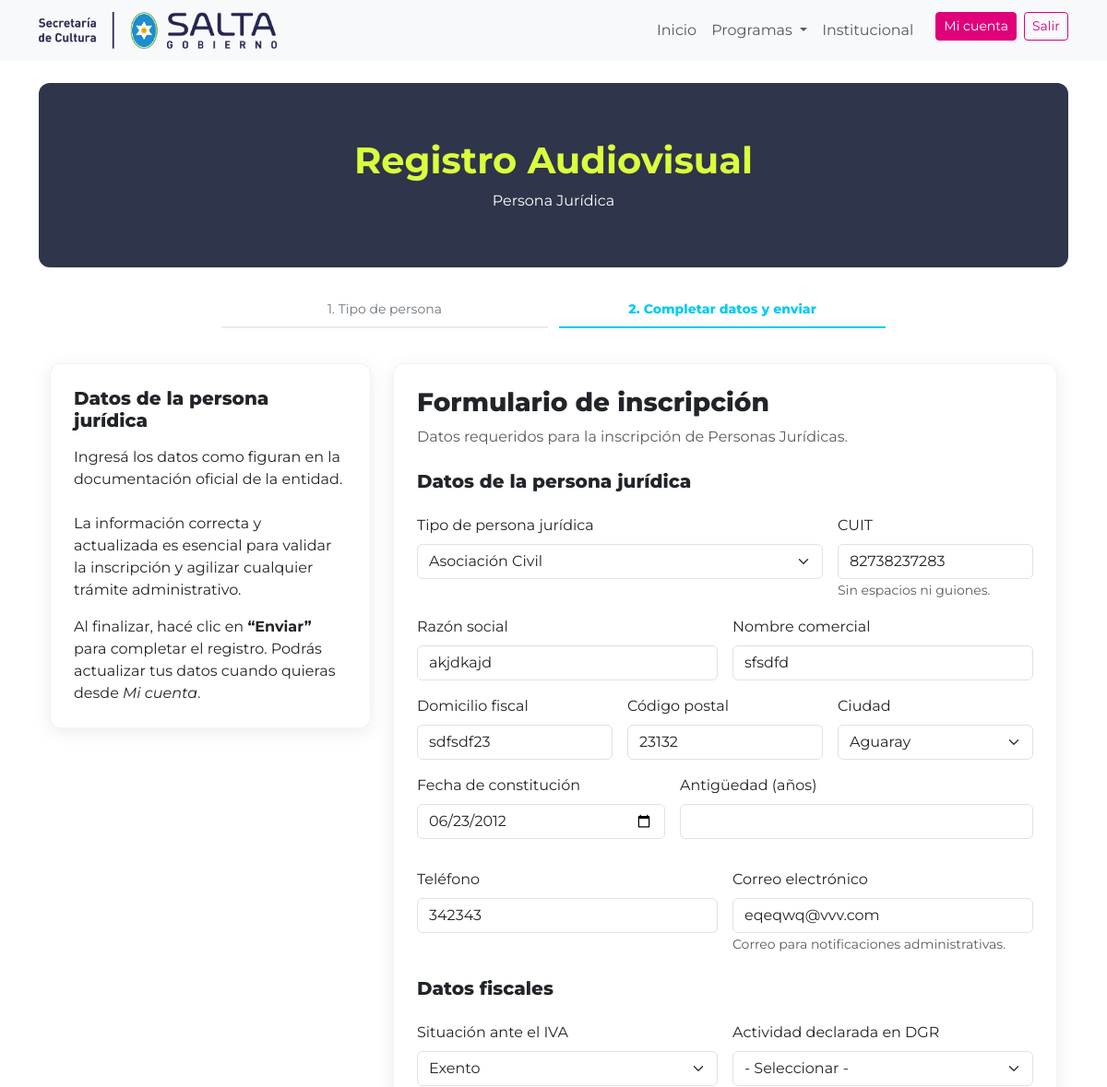
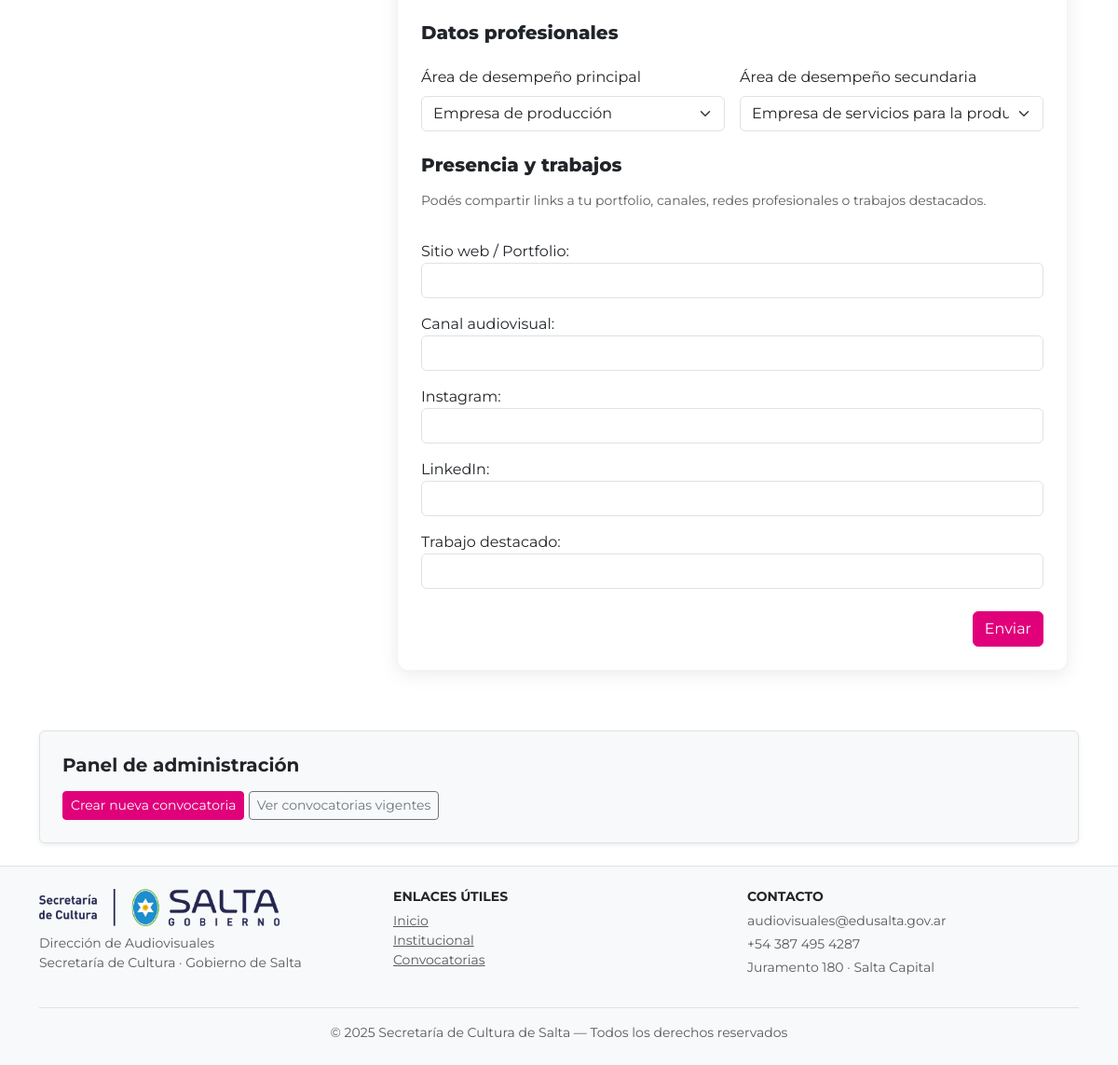
The page /registro/persona-juridica/ (signed in) on the database its author committed (2 pictures, top to bottom).
### registro_audiovisual/models.py (models this page shows, shortened)
class PersonaJuridica(models.Model):
    tipo_persona_juridica = models.CharField(
        max_length=100,
        choices=[
            ("asociacion", "Asociación Civil"),
            ("fundacion", "Fundación"),
            ("empresa", "Empresa"),
            ("cooperativa", "Cooperativa"),
        ]
    )
    cuil_cuit = models.CharField(max_length=20)
    razon_social = models.CharField(max_length=200)
    nombre_comercial = models.CharField(
        max_length=200,
        blank=True,
        null=True
    )
    domicilio_fiscal = models.CharField(max_length=250)
    localidad_fiscal = models.CharField(
        max_length=100,
        choices=LUGARES_RESIDENCIA
    )
    codigo_postal_fiscal = models.CharField(max_length=10)
    situacion_iva = models.CharField(
        max_length=5,
        choices=SITUACION_IVA
    )
    actividad_dgr = models.CharField(
        max_length=10,
        choices=ACTIVIDAD_DGR
    )
    fecha_constitucion = models.DateField()
    antiguedad = models.PositiveIntegerField()
    telefono = models.CharField(max_length=50)
    email = models.EmailField()
    user = models.OneToOneField(
        User,
        on_delete=models.CASCADE,
        related_name="persona_juridica",
        null=True,
        blank=True
    )
    area_desempeno_JJPP_1 = models.CharField(
        max_length=50,
        choices=AREA_DESEMPENO_PPJJ_1,
        verbose_name="Área de desempeño principal"
    )
    area_desempeno_JJPP_2 = models.CharField(
        max_length=50,
        choices=AREA_DESEMPENO_PPJJ_2,
        verbose_name="Área de desempeño secundaria"
    )
    portfolio_web = models.CharField(
        "Sitio web / Portfolio",
        max_length=300,
        blank=True,
        help_text="Sitio web personal, de la productora o portfolio online (Vimeo, Behance, etc.)"
    )
    canal_video = models.CharField(
        "Canal audiovisual",
        max_length=300,
        blank=True,
        help_text="Canal de YouTube, Vimeo u otra plataforma de video"
    )
    instagram = models.CharField(
        "Instagram",
        max_length=300,
        blank=True,
        help_text="Perfil de Instagram profesional"
    )
    linkedin = models.CharField(
        "LinkedIn",
        max_length=300,
        blank=True,
        help_text="Perfil de LinkedIn"
    )
    link_trabajo_destacado = models.CharField(
        "Trabajo destacado",
        max_length=300,
        blank=True,
        help_text="Link a una obra o trabajo audiovisual relevante"
    )
    fecha_creacion = models.DateTimeField(auto_now_add=True)

### registro_audiovisual/views.py (the view)
# urls.py: path("persona-juridica/", views.editar_persona_juridica, name="editar_persona_juridica"),
@login_required(login_url="/usuarios/login/")
def editar_persona_juridica(request):
    user = request.user
    persona_existente = PersonaJuridica.objects.filter(user=user).first()
    if request.method == "POST":
        form = PersonaJuridicaForm(request.POST, instance=persona_existente)
        if form.is_valid():
            persona = form.save()
            persona.user = user
            persona.save(update_fields=["user"])
            return redirect(
                reverse("registro_audiovisual:inscripcion_exitosa")
                + f"?tipo=juridica&id={persona.id}"
            )
    else:
        form = PersonaJuridicaForm(instance=persona_existente)  # 👈 SIN initial
    return render(
        request,
        "registro/editar_persona_juridica.html",
        {"form": form}
    )

### registro_audiovisual/templates/registro/editar_persona_juridica.html (shortened to what this page needs)
{% extends "sitio_publico/base.html" %}
{% load static %}
{% block content %}
<section class="fomento-hero text-center">
  <h1 class="fw-bold mb-2">Registro Audiovisual</h1>
  <p class="text-white mb-0">Persona Jurídica</p>
</section>
<div class="container mt-2">
  <div class="row justify-content-center">
    <div class="col-lg-8">
      <div class="dav-steps">
        <div class="step">1. Tipo de persona</div>
        <div class="step active">2. Completar datos y enviar</div>
      </div>
    </div>
  </div>
</div>
<div class="container py-3">
  <div class="row justify-content-center">
    <div class="col-lg-4 mb-4">
      <div class="dav-card">
        <h5 class="mb-3">Datos de la persona jurídica</h5>
        <p>
          Ingresá los datos como figuran en la documentación oficial de la entidad.<br><br>
          La información correcta y actualizada es esencial para validar la inscripción
          y agilizar cualquier trámite administrativo.
        </p>
        <p class="mb-0">
          Al finalizar, hacé clic en <strong>“Enviar”</strong> para completar el registro.
          Podrás actualizar tus datos cuando quieras desde <em>Mi cuenta</em>.
        </p>
      </div>
    </div>
    <div class="col-lg-8">
      <div class="dav-card">
        <h3 class="mb-2">Formulario de inscripción</h3>
        <p class="text-muted mb-4">
          Datos requeridos para la inscripción de Personas Jurídicas.
        </p>
        <form method="post" class="row g-3">
          <div class="col-12">
            <h5>Datos de la persona jurídica</h5>
          </div>
          <div class="col-md-8">
            <label class="form-label">Tipo de persona jurídica</label>
            {{ form.tipo_persona_juridica }}
          </div>
          <div class="col-md-4">
            <label class="form-label">CUIT</label>
            {{ form.cuil_cuit }}
            <small class="text-muted">Sin espacios ni guiones.</small>
          </div>
          <div class="col-md-6">
            <label class="form-label">Razón social</label>
            {{ form.razon_social }}
          </div>
          <div class="col-md-6">
            <label class="form-label">Nombre comercial</label>
            {{ form.nombre_comercial }}
          </div>
          <div class="col-md-4">
            <label class="form-label">Domicilio fiscal</label>
            {{ form.domicilio_fiscal }}
          </div>
          <div class="col-md-4">
            <label class="form-label">Código postal</label>
            {{ form.codigo_postal_fiscal }}
          </div>
          <div class="col-md-4">
            <label class="form-label">Ciudad</label>
            {{ form.localidad_fiscal }}
          </div>
          <div class="col-md-5">
            <label class="form-label">Fecha de constitución</label>
            {{ form.fecha_constitucion }}
          </div>
          <div class="col-md-7 mb-3">
            <label class="form-label">Antigüedad (años)</label>
              <input
                type="text"
                id="antiguedad_calculada"
                class="form-control"
                readonly
              >
          </div>
          <div class="col-md-6">
            <label class="form-label">Teléfono</label>
            {{ form.telefono }}
          </div>
          <div class="col-md-6">
            <label class="form-label">Correo electrónico</label>
            {{ form.email }}
            <small class="text-muted">
              Correo para notificaciones administrativas.
            </small>
          </div>
          <div class="col-12 mt-4">
            <h5>Datos fiscales</h5>
          </div>
          <div class="col-md-6">
            <label class="form-label">Situación ante el IVA</label>
            {{ form.situacion_iva }}
          </div>
          <div class="col-md-6">
            <label class="form-label">Actividad declarada en DGR</label>
            {{ form.actividad_dgr }}
          </div>
          <div class="col-12 mt-4">
            <h5>Datos profesionales</h5>
          </div>
          <div class="col-md-6">
            <label class="form-label">Área de desempeño principal</label>
            {{ form.area_desempeno_JJPP_1 }}
          </div>
          <div class="col-md-6">
            <label class="form-label">Área de desempeño secundaria</label>
            {{ form.area_desempeno_JJPP_2 }}
          </div>
          <div class="col-12 mt-4">
          <h5 class="mb-3">Presencia y trabajos</h5>
          <p class="text-muted small">
          Podés compartir links a tu portfolio, canales, redes profesionales o trabajos destacados.
          </p>
        </div>
          <div class="col-12">
            {{ form.portfolio_web.label_tag }}
            {{ form.portfolio_web }}
          </div>
          <div class="col-12">
            {{ form.canal_video.label_tag }}
            {{ form.canal_video }}
          </div>
          <div class="col-12">
            {{ form.instagram.label_tag }}
            {{ form.instagram }}
          </div>
          <div class="col-12">
            {{ form.linkedin.label_tag }}
            {{ form.linkedin }}
          </div>
          <div class="col-12">
            {{ form.link_trabajo_destacado.label_tag }}
            {{ form.link_trabajo_destacado }}
          </div>
          <div class="col-12 text-end mt-4">
            <button type="submit" class="btn btn-primary">
              Enviar
            </button>
          </div>
        </form>
      </div>
    </div>
  </div>
</div>
{% endblock %}

### sitio_publico/static/sitio_publico/css/main.css (style rules this page uses)
html, body { font-family: 'Montserrat', sans-serif; }

### sitio_publico/static/sitio_publico/css/ui.css (style rules this page uses)
.fomento-hero { background: #2f354a; color: #dbff3d; border-radius: 12px; padding: 60px 35px; margin-bottom: 35px; }
.dav-card { background: #fff; border-radius: 12px; padding: 25px; box-shadow: 0 4px 20px rgba(0, 0, 0, 0.08); border: 1px solid rgba(0, 0, 0, 0.05); }
.dav-card h3, .dav-card h5 { font-weight: 800; }
.dav-steps { display: flex; justify-content: space-between; gap: 12px; margin-bottom: 22px; font-size: 0.875rem; color: #6c757d; }
.dav-steps .step { flex: 1; text-align: center; padding-bottom: 8px; border-bottom: 2px solid #e9ecef; }
.dav-steps .step.active { font-weight: 800; color: #0dcaf0; border-bottom-color: #0dcaf0; }

### rows shown on the page
PersonaJuridica: tipo_persona_juridica "Asociación Civil", cuil_cuit "82738237283", razon_social "akjdkajd", nombre_comercial "sfsdfd", domicilio_fiscal "sdfsdf23", codigo_postal_fiscal "23132", localidad_fiscal "Aguaray", fecha_constitucion "06/23/2012", telefono "342343", email "eqeqwq@vvv.com", situacion_iva "Exento", actividad_dgr "- Seleccionar -", area_desempeno_JJPP_1 "Empresa de producción", area_desempeno_JJPP_2 "Empresa de servicios para la producción"
